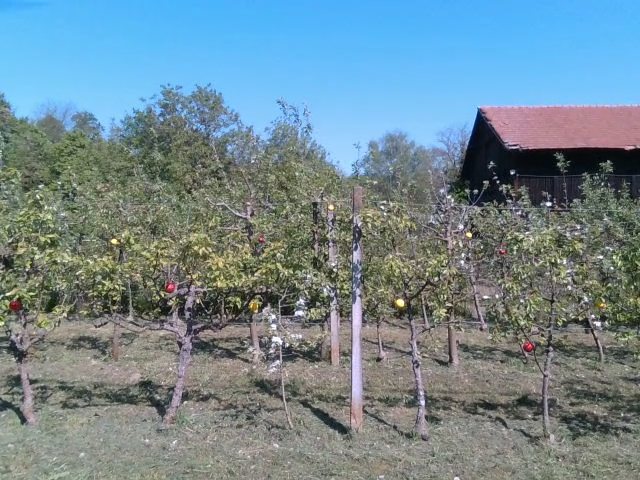
#> input picture images/video_1/image_815.png, 640 x 480 px, found by its file name
$ python Segmentation.py
#> lines starting #> are read from the running program, lines starting #| are printed output that depends on the picture
import cv2
import matplotlib.pyplot as plt

# [5 lines of commented-out code are left out]
image = cv2.imread('Input/image_815.png')
#> image is the input picture: shape (480, 640, 3); mean B, G, R 145.3, 136.4, 114.7
# [10 lines of commented-out code are left out]
image_gray = cv2.cvtColor(image, cv2.COLOR_BGR2GRAY)
image_hsv = cv2.cvtColor(image, cv2.COLOR_BGR2HSV)
#> image_hsv: shape (480, 640, 3); mean H, S, V 66.8, 66.6, 155.3
image_rgb = cv2.cvtColor(image, cv2.COLOR_BGR2RGB)
image_lab = cv2.cvtColor(image, cv2.COLOR_BGR2Lab)
#> image_lab: shape (480, 640, 3); mean of channels 0, 1, 2 141.3, 124.6, 122
image_hls = cv2.cvtColor(image, cv2.COLOR_BGR2HLS)
#> image_hls: shape (480, 640, 3); mean of channels 0, 1, 2 66.8, 130.8, 81
image_luv = cv2.cvtColor(image, cv2.COLOR_BGR2Luv)
#> image_luv: shape (480, 640, 3); mean of channels 0, 1, 2 140.8, 90.2, 126.2
image_xyz = cv2.cvtColor(image, cv2.COLOR_BGR2XYZ)
#> image_xyz: shape (480, 640, 3); mean of channels 0, 1, 2 122.3, 132.5, 154.3

# Display the images
plt.figure(1, figsize=(15, 15))

plt.subplot(3, 3, 1)
plt.imshow(image)
plt.title('Original')

plt.subplot(3, 3, 2)
plt.imshow(image_gray, cmap='gray')
plt.title('Grayscale')

plt.subplot(3, 3, 3)
plt.imshow(image_hsv)
plt.title('HSV')

plt.subplot(3, 3, 4)
plt.imshow(image_rgb)
plt.title('RGB')

plt.subplot(3, 3, 5)
plt.imshow(image_lab)
plt.title('LAB')

plt.subplot(3, 3, 6)
plt.imshow(image_hls)
plt.title('HLS')

plt.subplot(3, 3, 7)
plt.imshow(image_luv)
plt.title('LUV')

plt.subplot(3, 3, 8)
plt.imshow(image_xyz)
plt.title('XYZ')

plt.tight_layout()
plt.show()
#> figure, not shown here; B, G, R data is drawn as R, G, B

# Split the images into separate components
image_hsv_h, image_hsv_s, image_hsv_v = cv2.split(image_hsv.astype(float))
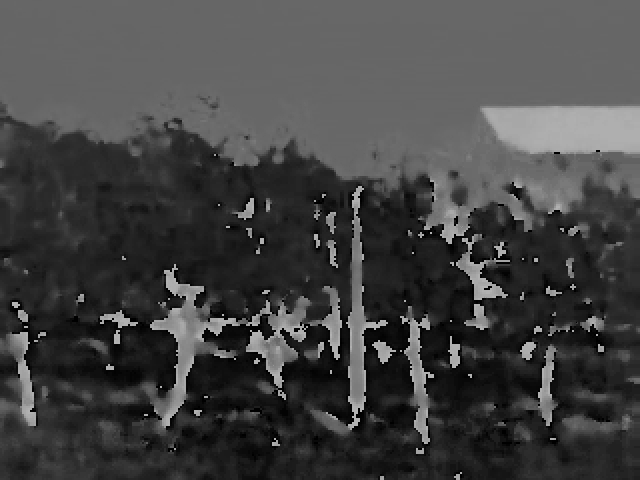
#> image_hsv_h: shape (480, 640) float64; min 0, max 179, mean 66.8
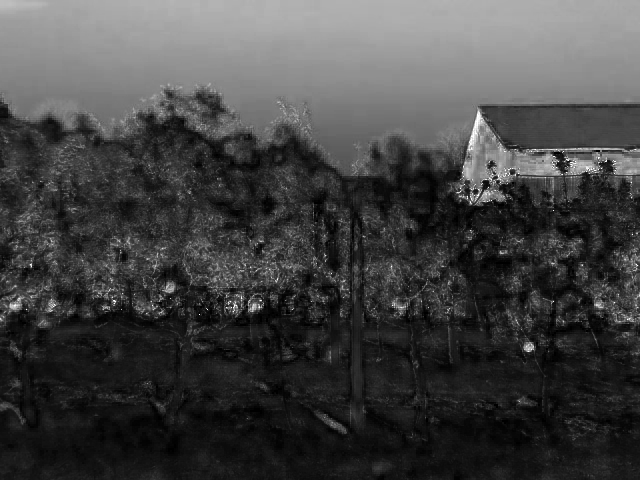
#> image_hsv_s: shape (480, 640) float64; min 0, max 255, mean 66.6
image_rgb_r, image_rgb_g, image_rgb_b = cv2.split(image_rgb.astype(float))
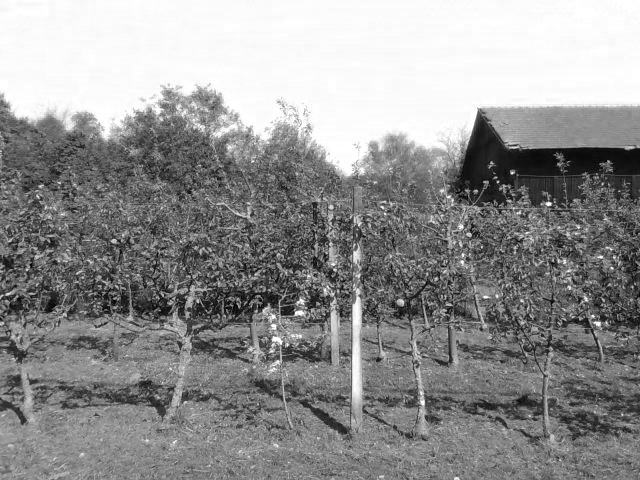
#> image_rgb_b: shape (480, 640) float64; min 0, max 255, mean 145.3
image_lab_l, image_lab_a, image_lab_b = cv2.split(image_lab.astype(float))
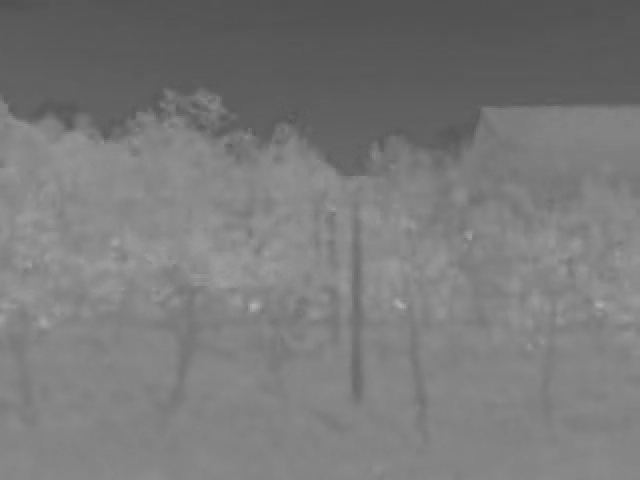
#> image_lab_b: shape (480, 640) float64; min 80, max 177, mean 122
image_hls_h, image_hls_l, image_hls_s = cv2.split(image_hls.astype(float))
image_luv_l, image_luv_u, image_luv_v = cv2.split(image_luv.astype(float))
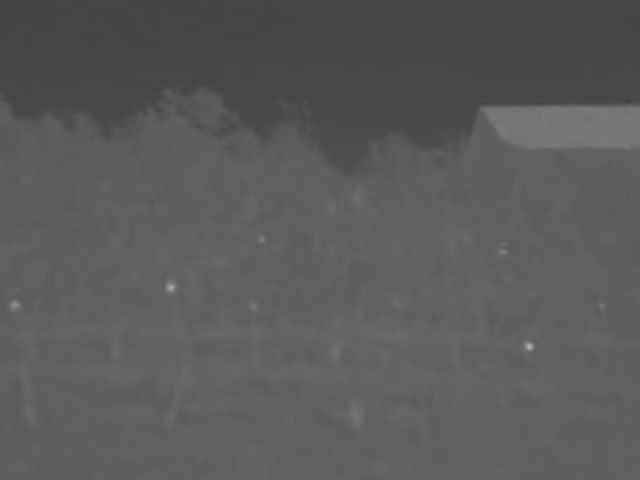
#> image_luv_u: shape (480, 640) float64; min 67, max 177, mean 90.2
image_xyz_x, image_xyz_y, image_xyz_z = cv2.split(image_xyz.astype(float))

# Display the images
plt.figure(2, figsize=(24, 24))

plt.subplot(6, 3, 1)
plt.imshow(image_hsv_h)
plt.title('HSV H')

plt.subplot(6, 3, 2)
plt.imshow(image_hsv_s)
plt.title('HSV S')

plt.subplot(6, 3, 3)
# plt.imshow((200 < image_hsv_v < 250).astype('uint8')*255)
plt.imshow(cv2.inRange(image_hsv_v, 250, 255))
plt.title('HSV V')

plt.subplot(6, 3, 4)
plt.imshow(image_rgb_r)
plt.title('RGB R')

plt.subplot(6, 3, 5)
plt.imshow(image_rgb_g)
plt.title('RGB G')

plt.subplot(6, 3, 6)
plt.imshow(image_rgb_b)
plt.title('RGB B')

plt.subplot(6, 3, 7)
plt.imshow(image_lab_l)
plt.title('LAB L')

plt.subplot(6, 3, 8)
plt.imshow(image_lab_a)
plt.title('LAB A')

plt.subplot(6, 3, 9)
plt.imshow(image_lab_b)
plt.title('LAB B')

plt.subplot(6, 3, 10)
plt.imshow(image_hls_h)
plt.title('HLS H')

plt.subplot(6, 3, 11)
plt.imshow(image_hls_l)
plt.title('HLS L')

plt.subplot(6, 3, 12)
plt.imshow(image_hls_s)
plt.title('HLS S')

plt.subplot(6, 3, 13)
plt.imshow(image_luv_l)
plt.title('LUV L')

plt.subplot(6, 3, 14)
plt.imshow(image_luv_u)
plt.title('LUV U')

plt.subplot(6, 3, 15)
plt.imshow(image_luv_v)
plt.title('LUV V')

plt.subplot(6, 3, 16)
plt.imshow(image_xyz_x)
plt.title('XYZ X')

plt.subplot(6, 3, 17)
plt.imshow(image_xyz_y)
plt.title('XYZ Y')

plt.subplot(6, 3, 18)
plt.imshow(image_xyz_z)
plt.title('XYZ Z')

plt.tight_layout()
plt.show()
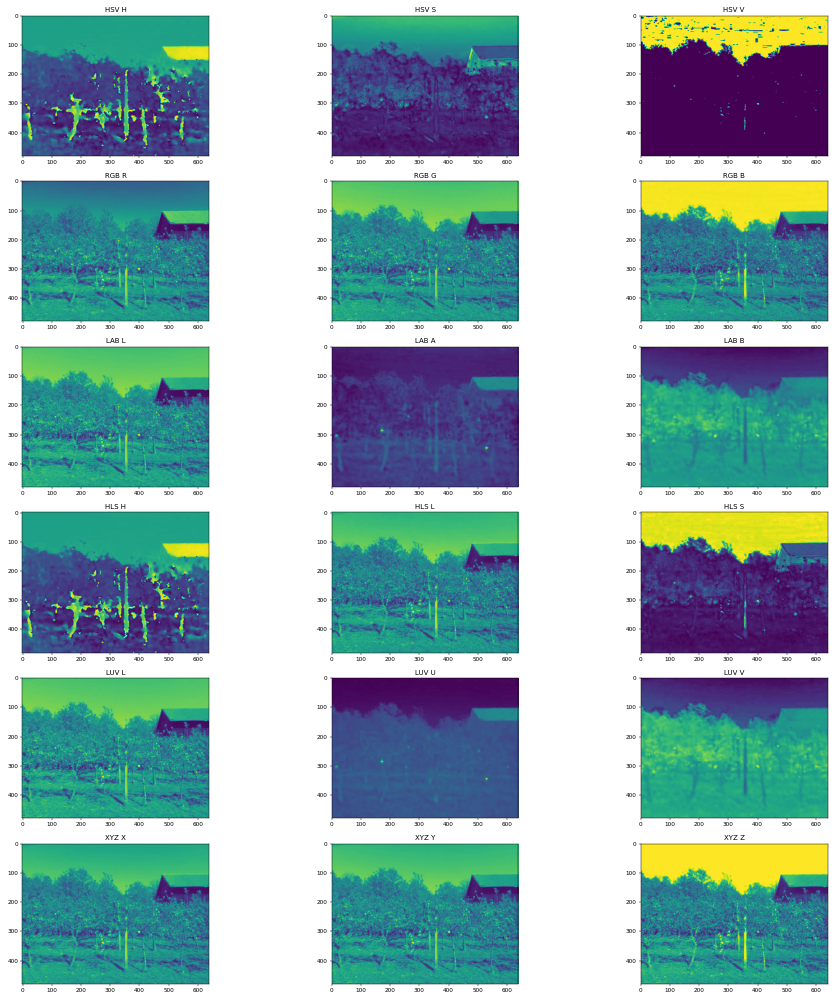
#> figure drawn by matplotlib, 18 panels

# Perform tophat operation on image_luv_u
kernel = cv2.getStructuringElement(cv2.MORPH_RECT, (7, 7))
image_tophat_luv_u = cv2.morphologyEx(image_luv_u, cv2.MORPH_TOPHAT, kernel)

plt.figure(3, figsize=(15, 15))

plt.subplot(2, 1, 1)
plt.imshow(image_tophat_luv_u, cmap='gray')
plt.title('Tophat LUV U')

plt.subplot(2, 1, 2)
plt.imshow(image_rgb)
plt.title('Original')

plt.show()

# Perform tophat operation on image_hls_s
# image_hls_s = cv2.GaussianBlur(image_hls_s, (7, 7), 0)
kernel = cv2.getStructuringElement(cv2.MORPH_RECT, (7, 7))
image_tophat_hls_s = cv2.morphologyEx(image_hls_s, cv2.MORPH_TOPHAT, kernel)

plt.figure(4, figsize=(15, 15))

plt.subplot(2, 1, 1)
plt.imshow(image_tophat_hls_s, cmap='gray')
plt.title('Tophat HLS S')

plt.subplot(2, 1, 2)
plt.imshow(image_rgb)
plt.title('Original')

plt.show()

# Perform tophat operation on image_hls_s
# image_lab_b = cv2.GaussianBlur(image_lab_b, (7, 7), 0)
kernel = cv2.getStructuringElement(cv2.MORPH_RECT, (7, 7))
image_tophat_lab_b = cv2.morphologyEx(image_lab_b, cv2.MORPH_TOPHAT, kernel)

plt.figure(5, figsize=(15, 15))

plt.subplot(2, 1, 1)
plt.imshow(image_tophat_lab_b, cmap='gray')
plt.title('Tophat LAB B')

plt.subplot(2, 1, 2)
plt.imshow(image_rgb)
plt.title('Original')

plt.show()

# Multiply the tophat images
image_tophat_mult = cv2.multiply(image_tophat_hls_s, image_tophat_lab_b)

plt.figure(6, figsize=(15, 15))

plt.subplot(2, 1, 1)
plt.imshow(image_tophat_mult, cmap='gray')
plt.title('Tophat Multiplication')

plt.subplot(2, 1, 2)
plt.imshow(image_rgb)
plt.title('Original')

plt.show()

# Multiply the images and apply tophat
image_tophat_mult = cv2.multiply(image_hls_s, image_lab_b)
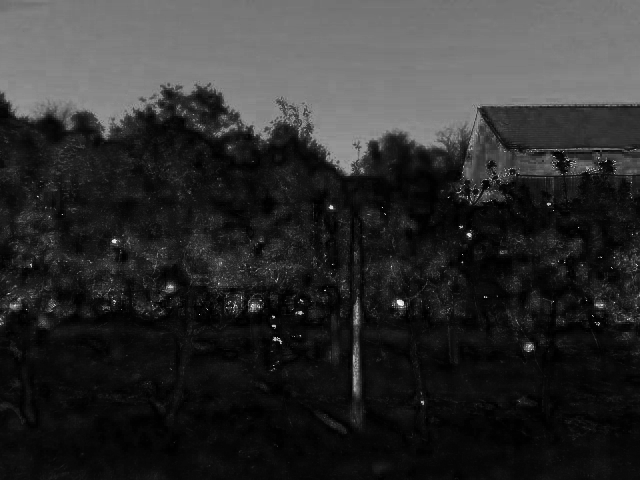
#> image_tophat_mult: shape (480, 640) float64; min 0, max 44370, mean 8175.9; drawn with min black and max white
kernel = cv2.getStructuringElement(cv2.MORPH_RECT, (7, 7))
image_tophat_mult = cv2.morphologyEx(image_tophat_mult, cv2.MORPH_TOPHAT, kernel)

plt.figure(7, figsize=(15, 15))

plt.subplot(2, 1, 1)
plt.imshow(image_tophat_mult, cmap='gray')
plt.title('Multiplication and Tophat')

plt.subplot(2, 1, 2)
plt.imshow(image_rgb)
plt.title('Original')

plt.show()

$ run again, with images/video_1/image_0.png copied over images/video_1/image_815.png
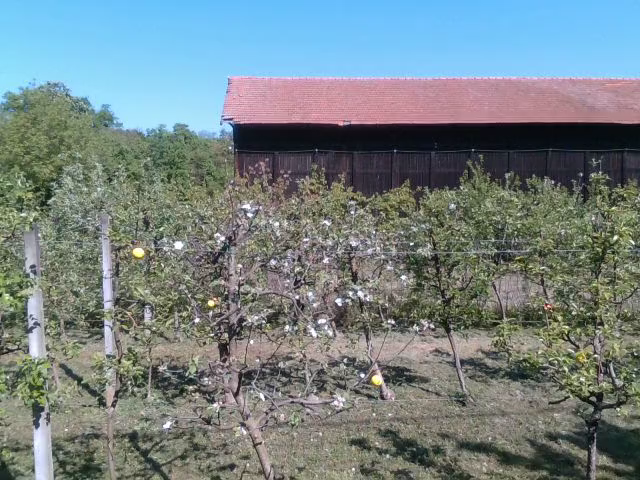
#> input picture images/video_1/image_0.png, 640 x 480 px, found by its file name
#> image is the input picture: shape (480, 640, 3); mean B, G, R 131.4, 130, 117.2
#> image_hsv: shape (480, 640, 3); mean H, S, V 70.2, 61.3, 144.4
#> image_lab: shape (480, 640, 3); mean of channels 0, 1, 2 135, 125.1, 126.7
#> image_hls: shape (480, 640, 3); mean of channels 0, 1, 2 70.2, 125.2, 72
#> image_luv: shape (480, 640, 3); mean of channels 0, 1, 2 134.5, 92.8, 133.3
#> image_xyz: shape (480, 640, 3); mean of channels 0, 1, 2 118.5, 127.4, 140.6
#> `image_luv_l, image_luv_u, image_luv_v = cv2.split(image_luv.astype(flo..`:
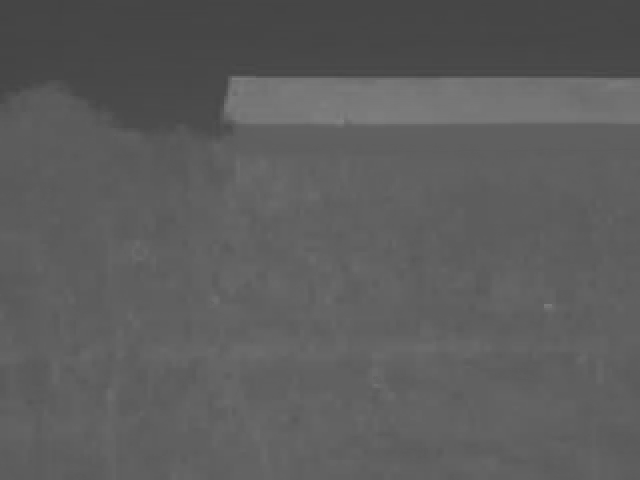
#> image_luv_u: shape (480, 640) float64; min 68, max 131, mean 92.8
#> `image_tophat_mult = cv2.multiply(image_hls_s, image_lab_b)`:
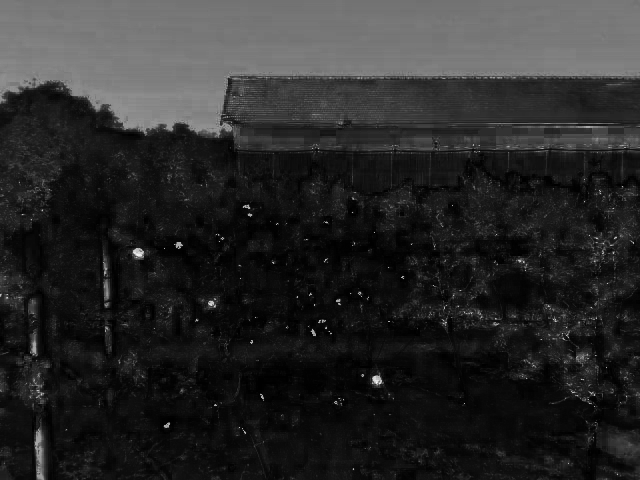
#> image_tophat_mult: shape (480, 640) float64; min 0, max 48705, mean 7980.3; drawn with min black and max white

$ run again, with images/video_2/image_310.png copied over images/video_1/image_815.png
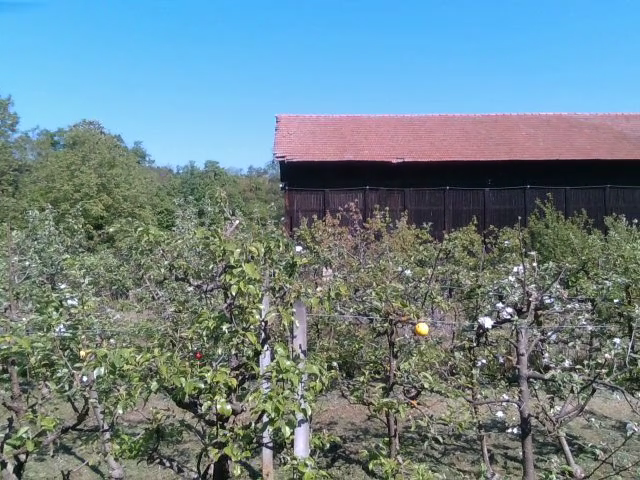
#> input picture images/video_2/image_310.png, 640 x 480 px, found by its file name
#> image is the input picture: shape (480, 640, 3); mean B, G, R 139, 132.1, 109.1
#> image_hsv: shape (480, 640, 3); mean H, S, V 74.2, 76.4, 151.8
#> image_lab: shape (480, 640, 3); mean of channels 0, 1, 2 136.1, 123.9, 123.1
#> image_hls: shape (480, 640, 3); mean of channels 0, 1, 2 74.1, 125.3, 91
#> image_luv: shape (480, 640, 3); mean of channels 0, 1, 2 135.5, 89.9, 127.5
#> image_xyz: shape (480, 640, 3); mean of channels 0, 1, 2 117.3, 127.7, 147.4
#> `image_tophat_lab_b = cv2.morphologyEx(image_lab_b, cv2.MORPH_TOPHAT, k..`:
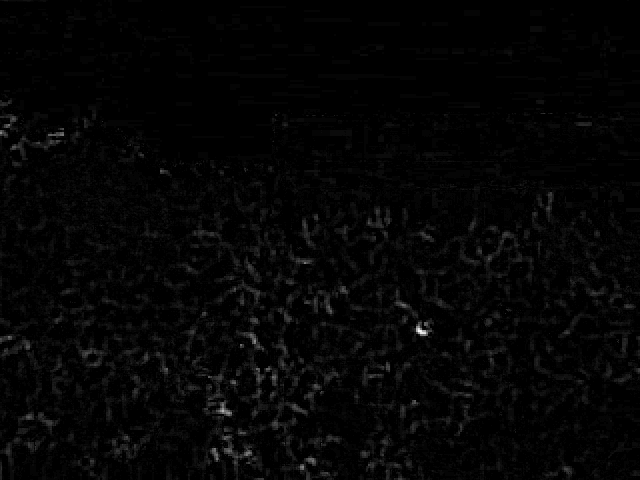
#> image_tophat_lab_b: shape (480, 640) float64; min 0, max 44, mean 0.9; drawn with min black and max white
#> `image_tophat_mult = cv2.multiply(image_hls_s, image_lab_b)`:
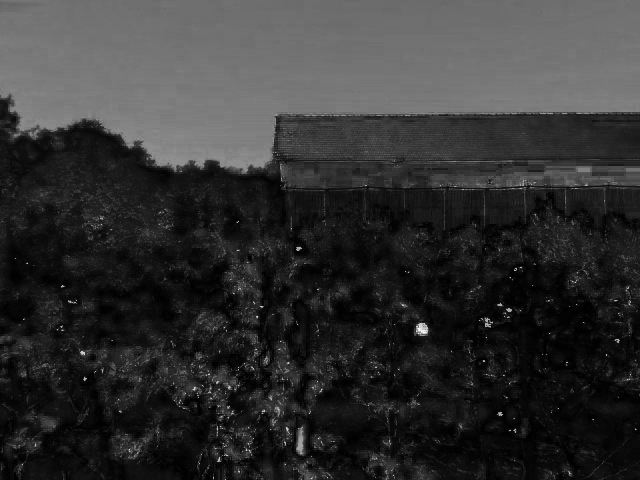
#> image_tophat_mult: shape (480, 640) float64; min 0, max 48195, mean 9514; drawn with min black and max white

$ run again, with images/video_1/image_557.png copied over images/video_1/image_815.png
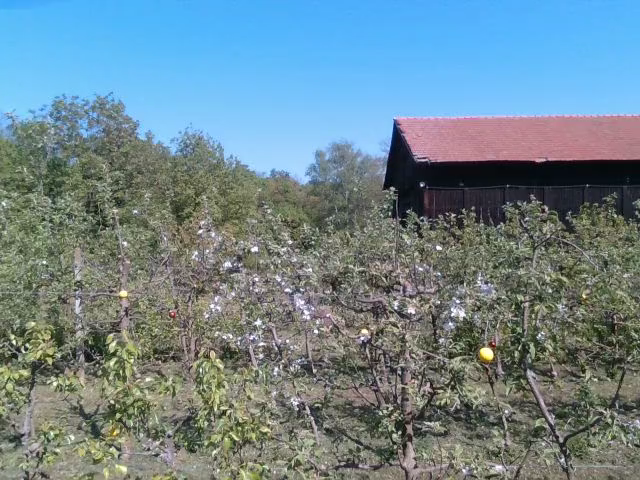
#> input picture images/video_1/image_557.png, 640 x 480 px, found by its file name
#> image is the input picture: shape (480, 640, 3); mean B, G, R 142.4, 133.8, 111.1
#> image_hsv: shape (480, 640, 3); mean H, S, V 67.4, 73.8, 154.2
#> image_lab: shape (480, 640, 3); mean of channels 0, 1, 2 138.4, 124.5, 122.3
#> image_hls: shape (480, 640, 3); mean of channels 0, 1, 2 67.4, 127.7, 88.8
#> image_luv: shape (480, 640, 3); mean of channels 0, 1, 2 137.9, 90.1, 126.2
#> image_xyz: shape (480, 640, 3); mean of channels 0, 1, 2 119.4, 129.6, 150.9
#> `image_tophat_mult = cv2.multiply(image_hls_s, image_lab_b)`:
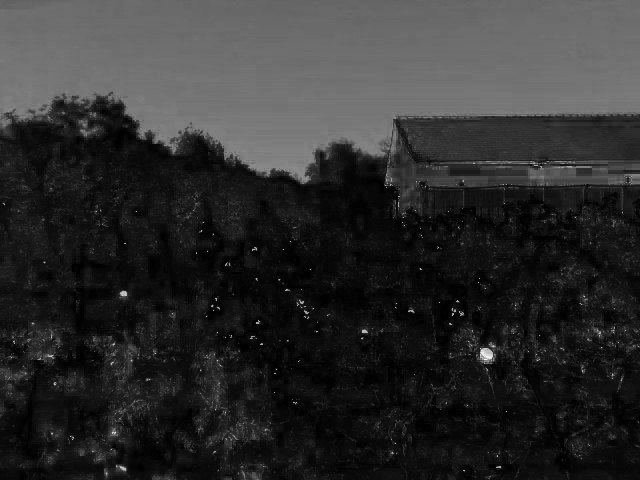
#> image_tophat_mult: shape (480, 640) float64; min 0, max 49470, mean 9015.8; drawn with min black and max white
